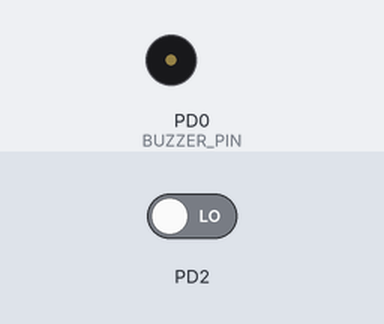
Bench run of a program on a simulated ATmega32, built with avr-gcc and emulated at 16 MHz (the files do not name the chip). Shown: buzzer (waves = sounding, pin HIGH). The inputs (shaded band) are chosen by the test bench; at power-on: PD2 LOW.

Above: at 1.2 s.
1.3 s: PD2 driven HIGH
At 1.9 s:
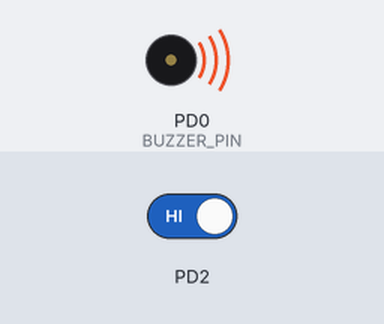
Timing chart, 0 to 4.3 s (numbered marks = the images above; inputs shaded):
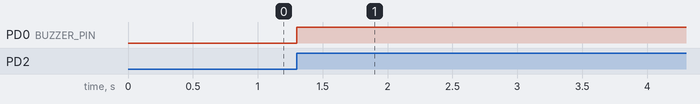

The program:

main.c
```c
#include <avr/io.h>
#include <avr/interrupt.h>

// Define buzzer pin
#define BUZZER_PIN PD0

// Initialize external interrupt on INT0 (PD2)
void init_interrupt() {
	// Set INT0 to trigger on the rising edge
	MCUCR |= (1<<ISC01) | (1<<ISC00);
	// Enable INT0 interrupt
	GICR |= (1<<INT0);
	// Enable global interrupts
	sei();
}

// ISR for INT0
ISR(INT0_vect) {
	// Turn on the buzzer
	PORTD |= (1<<BUZZER_PIN);
}

int main(void) {
	// Set BUZZER_PIN as output
	DDRD |= (1<<BUZZER_PIN);
	// Initialize the interrupt
	init_interrupt();

	while (1) {
		// Main loop does nothing, interrupt handles the buzzer
	}

	return 0;
}
```

lcd2.h
```c
#ifndef LCD_H
#define LCD_H

#if (__GNUC__ * 100 + __GNUC_MINOR__) < 303
#error "This library requires AVR-GCC 3.3 or later, update to newer AVR-GCC compiler !"
#endif

#include <inttypes.h>
#include <avr/pgmspace.h>

/**
 *  Definitions for MCU Clock Frequency
 *  Adapt the MCU clock frequency in Hz to your target.
 */
#define XTAL 16000000              /**< clock frequency in Hz, used to calculate delay timer */


/* Definition for LCD controller type */

#define LCD_CONTROLLER_HD44780 0  /**< Use 0 for HD44780 controller, 1 for KS0073 controller */

/**
 *  Definitions for Display Size
 *  Change these definitions to adapt setting to your display
 */
#define LCD_LINES           2     /**< number of visible lines of the display */
#define LCD_DISP_LENGTH    16     /**< visibles characters per line of the display */
#define LCD_LINE_LENGTH  0x40     /**< internal line length of the display    */
#define LCD_START_LINE1  0x00     /**< DDRAM address of first char of line 1 */
#define LCD_START_LINE2  0x40     /**< DDRAM address of first char of line 2 */
#define LCD_START_LINE3  0x14     /**< DDRAM address of first char of line 3 */
#define LCD_START_LINE4  0x54     /**< DDRAM address of first char of line 4 */
#define LCD_WRAP_LINES      0     /**< 0: no wrap, 1: wrap at end of visibile line */


#define LCD_IO_MODE      1         /**< 0: memory mapped mode, 1: IO port mode */
#if LCD_IO_MODE
/**
 *  @name Definitions for 4-bit IO mode
 *  Change LCD_PORT if you want to use a different port for the LCD pins.
 *
 *  The four LCD data lines and the three control lines RS, RW, E can be on the
 *  same port or on different ports.
 *  Change LCD_RS_PORT, LCD_RW_PORT, LCD_E_PORT if you want the control lines on
 *  different ports.
 *
 *  Normally the four data lines should be mapped to bit 0..3 on one port, but it
 *  is possible to connect these data lines in different order or even on different
 *  ports by adapting the LCD_DATAx_PORT and LCD_DATAx_PIN definitions.
 *
 */
#define LCD_PORT         PORTC        /**< port for the LCD lines   */
#define LCD_DATA0_PORT   LCD_PORT     /**< port for 4bit data bit 0 */
#define LCD_DATA1_PORT   LCD_PORT     /**< port for 4bit data bit 1 */
#define LCD_DATA2_PORT   LCD_PORT     /**< port for 4bit data bit 2 */
#define LCD_DATA3_PORT   LCD_PORT     /**< port for 4bit data bit 3 */
#define LCD_DATA0_PIN    4            /**< pin for 4bit data bit 0  */
#define LCD_DATA1_PIN    5            /**< pin for 4bit data bit 1  */
#define LCD_DATA2_PIN    6            /**< pin for 4bit data bit 2  */
#define LCD_DATA3_PIN    7            /**< pin for 4bit data bit 3  */
#define LCD_RS_PORT      LCD_PORT     /**< port for RS line         */
#define LCD_RS_PIN       2            /**< PC2  for RS line         */
#define LCD_RW_PORT      PORTD 	      /**< port for RW line         */
#define LCD_RW_PIN       6            /**< pin  for RW line         */
#define LCD_E_PORT       LCD_PORT     /**< port for Enable line     */
#define LCD_E_PIN        3            /**< PC3  for Enable line     */

#elif defined(__AVR_AT90S4414__) || defined(__AVR_AT90S8515__) || defined(__AVR_ATmega64__) || \
      defined(__AVR_ATmega8515__)|| defined(__AVR_ATmega103__) || defined(__AVR_ATmega128__) || \
      defined(__AVR_ATmega161__) || defined(__AVR_ATmega162__)
/*
 *  memory mapped mode is only supported when the device has an external data memory interface
 */
#define LCD_IO_DATA      0xC000    /* A15=E=1, A14=RS=1                 */
#define LCD_IO_FUNCTION  0x8000    /* A15=E=1, A14=RS=0                 */
#define LCD_IO_READ      0x0100    /* A8 =R/W=1 (R/W: 1=Read, 0=Write   */
#else
#error "external data memory interface not available for this device, use 4-bit IO port mode"

#endif

/* instruction register bit positions, see HD44780U data sheet */
#define LCD_CLR               0      /* DB0: clear display                  */
#define LCD_HOME              1      /* DB1: return to home position        */
#define LCD_ENTRY_MODE        2      /* DB2: set entry mode                 */
#define LCD_ENTRY_INC         1      /* DB1: 1=increment, 0=decrement     */
#define LCD_ENTRY_SHIFT       0      /* DB2: 1=display shift on           */
#define LCD_ON                3      /* DB3: turn lcd/cursor on             */
#define LCD_ON_DISPLAY        2      /* DB2: turn display on              */
#define LCD_ON_CURSOR         1      /* DB1: turn cursor on               */
#define LCD_ON_BLINK          0      /* DB0: blinking cursor ?          */
#define LCD_MOVE              4      /* DB4: move cursor/display            */
#define LCD_MOVE_DISP         3      /* DB3: move display (0-> cursor) ?  */
#define LCD_MOVE_RIGHT        2      /* DB2: move right (0-> left) ?      */
#define LCD_FUNCTION          5      /* DB5: function set                   */
#define LCD_FUNCTION_2LINES   3      /* DB3: two lines (0->one line)      */
#define LCD_FUNCTION_10DOTS   2      /* DB2: 5x10 font (0->5x7 font)      */
#define LCD_CGRAM             6      /* DB6: set CG RAM address             */
#define LCD_DDRAM             7      /* DB7: set DD RAM address             */
#define LCD_BUSY              7      /* DB7: LCD is busy                    */

/* set entry mode: display shift on/off, dec/inc cursor move direction */
#define LCD_ENTRY_DEC            0x04   /* display shift off, dec cursor move dir */
#define LCD_ENTRY_DEC_SHIFT      0x05   /* display shift on,  dec cursor move dir */
#define LCD_ENTRY_INC_           0x06   /* display shift off, inc cursor move dir */
#define LCD_ENTRY_INC_SHIFT      0x07   /* display shift on,  inc cursor move dir */

/* display on/off, cursor on/off, blinking char at cursor position */
#define LCD_DISP_OFF             0x08   /* display off                            */
#define LCD_DISP_ON              0x0C   /* display on, cursor off                 */
#define LCD_DISP_ON_BLINK        0x0D   /* display on, cursor off, blink char     */
#define LCD_DISP_ON_CURSOR       0x0E   /* display on, cursor on                  */
#define LCD_DISP_ON_CURSOR_BLINK 0x0F   /* display on, cursor on, blink char      */

/* move cursor/shift display */
#define LCD_MOVE_CURSOR_LEFT     0x10   /* move cursor left  (decrement)          */
#define LCD_MOVE_CURSOR_RIGHT    0x14   /* move cursor right (increment)          */
#define LCD_MOVE_DISP_LEFT       0x18   /* shift display left                     */
#define LCD_MOVE_DISP_RIGHT      0x1C   /* shift display right                    */

/* function set: set interface data length and number of display lines */
#define LCD_FUNCTION_4BIT_1LINE  0x20   /* 4-bit interface, single line, 5x7 dots */
#define LCD_FUNCTION_4BIT_2LINES 0x28   /* 4-bit interface, dual line,   5x7 dots */


#define LCD_MODE_DEFAULT     ((1<<LCD_ENTRY_MODE) | (1<<LCD_ENTRY_INC) )


extern void lcd_init(uint8_t dispAttr);


extern void lcd_clrscr(void);


extern void lcd_home(void);


extern void lcd_gotoxy(uint8_t x, uint8_t y);


extern void lcd_putc(char c);


extern void lcd_puts(const char *s);


extern void lcd_puts_p(const char *progmem_s);


extern void lcd_showvalue(unsigned char num);


extern void lcd_command(uint8_t cmd);


extern void lcd_data(uint8_t data);


#define lcd_puts_P(__s)         lcd_puts_p(PSTR(__s))


#endif //LCD_H
```

Source omitted: gpsb.c (19558 bytes)

Measured:
- after the input at 1.3 s, PD0 (BUZZER_PIN): LOW → HIGH at once
